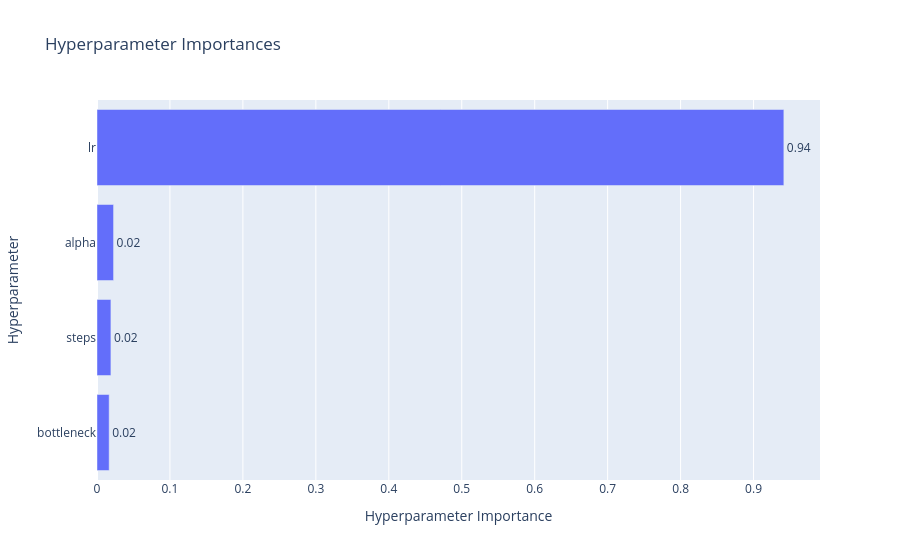

This figure's notebook cell:
### Code cell
optuna.visualization.plot_param_importances(study,target=lambda t: t.values[0], target_name="Reconstruction")

### Figure 1 — Plotly figure (JSON) as saved in the notebook; plotly's stock layout.template omitted (floating-point values rounded to 4 significant figures)
{"data": [{"cliponaxis": false, "hovertemplate": ["bottleneck (IntDistribution): 0.016689213029188625<extra></extra>", "steps (IntDistribution): 0.019066916050458318<extra></extra>", "alpha (IntDistribution): 0.022707199788965196<extra></extra>", "lr (FloatDistribution): 0.9415366711313878<extra></extra>"], "name": "Reconstruction", "orientation": "h", "text": ["0.02", "0.02", "0.02", "0.94"], "textposition": "outside", "type": "bar", "x": [0.01669, 0.01907, 0.02271, 0.9415], "y": ["bottleneck", "steps", "alpha", "lr"]}], "layout": {"title": {"text": "Hyperparameter Importances"}, "xaxis": {"title": {"text": "Hyperparameter Importance"}}, "yaxis": {"title": {"text": "Hyperparameter"}}}}
